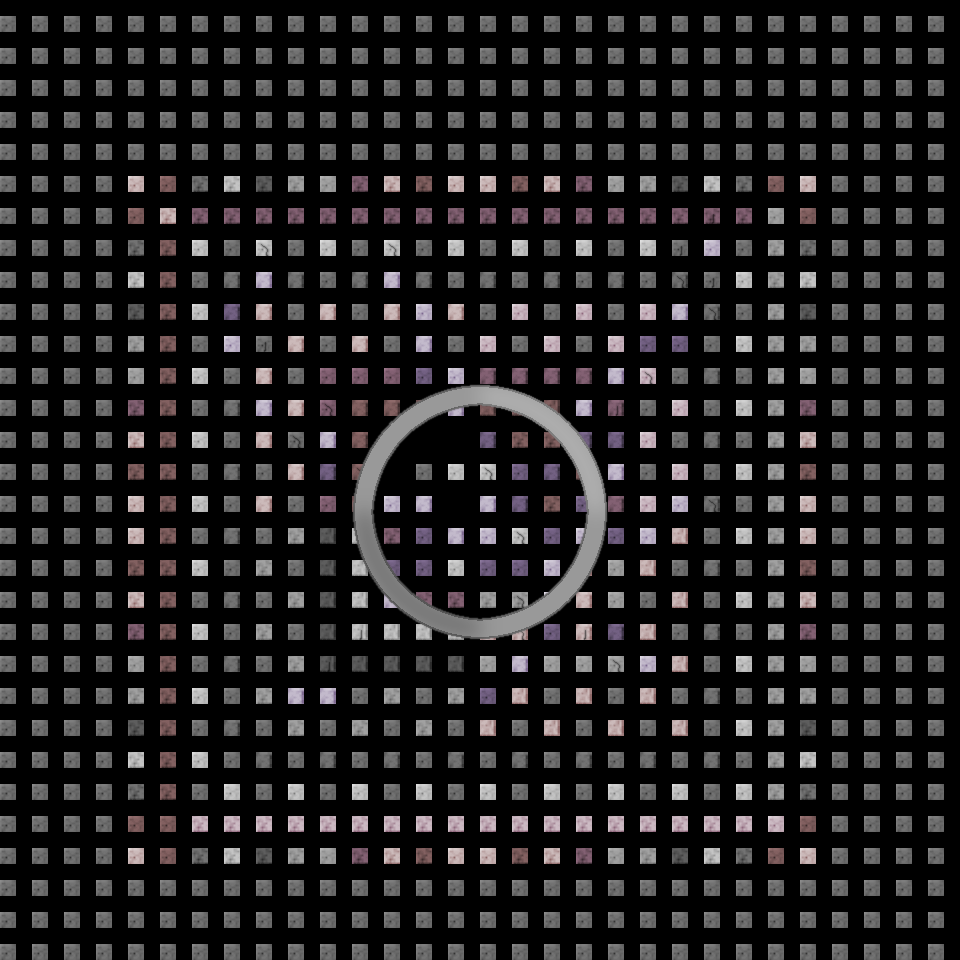

A level layout from a 2D game, rendered from its tile map. Below: a short description, then the map file with tile-grid data replaced by summaries:
An orthogonal 30x30 tile map with 32x32 px tiles, 2 tile layers (tiles, decors), 1 image layer and 11 objects (9x portal_collide, portal, player).

<map version="1.0" tiledversion="1.0.3" orientation="orthogonal" renderorder="right-down" width="30" height="30" tilewidth="32" tileheight="32" nextobjectid="20">
 <tileset firstgid="1" source="tileset.tsx" />
 <layer name="tiles" width="30" height="30">
  <data>[900 cells, 900 non-empty, 25 distinct tile ids]</data>
 </layer>
 <layer name="decors" width="30" height="30">
  <data>[900 cells, 323 non-empty, 7 distinct tile ids]</data>
 </layer>
 <imagelayer name="portal" offsetx="352" offsety="384">
  <image source="../images/portalholder.png" width="256" height="256" />
 </imagelayer>
 <objectgroup name="objects">
  <object id="1" name="portal" type="portal" x="352" y="384" width="256" height="256" />
  <object id="4" name="Collider3" type="portal_collide" x="352" y="480" width="256" height="64" />
  <object id="6" name="Collider1" type="portal_collide" x="388" y="420" width="184" height="184" />
  <object id="9" name="Collider2" type="portal_collide" x="448" y="384" width="64" height="256" />
  <object id="10" type="player" x="448" y="704" width="32" height="32" />
  <object id="14" name="Collider4" type="portal_collide" x="416" y="400" width="128" height="224" />
  <object id="15" name="Collider5" type="portal_collide" x="368" y="448" width="224" height="128" />
  <object id="16" name="Collider" type="portal_collide" x="64" y="96" width="832" height="64" />
  <object id="17" name="Collider" type="portal_collide" x="832" y="96" width="64" height="832" />
  <object id="18" name="Collider" type="portal_collide" x="64" y="96" width="64" height="832" />
  <object id="19" name="Collider" type="portal_collide" x="64" y="864" width="832" height="64" />
 </objectgroup>
</map>